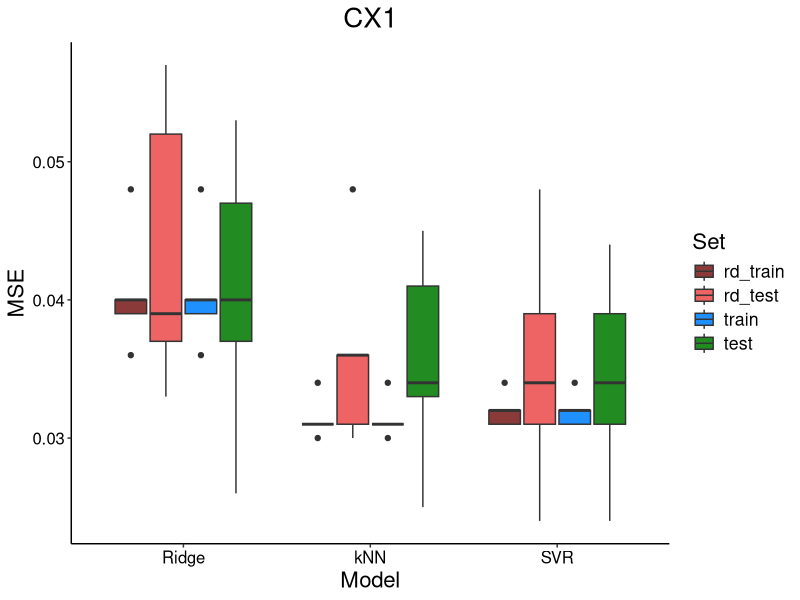
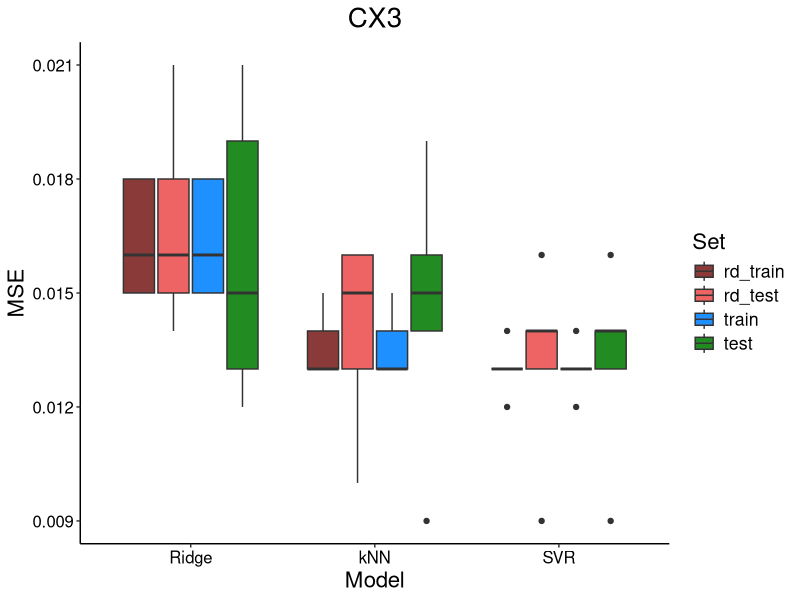
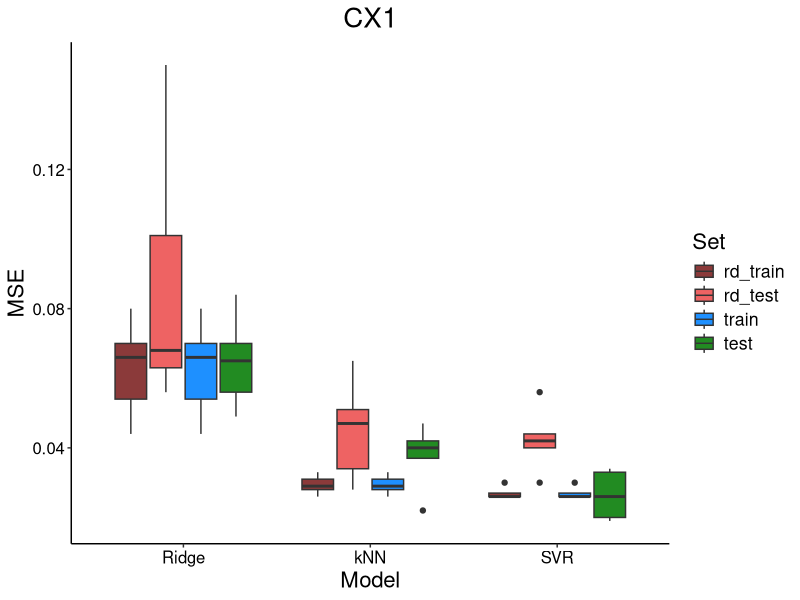
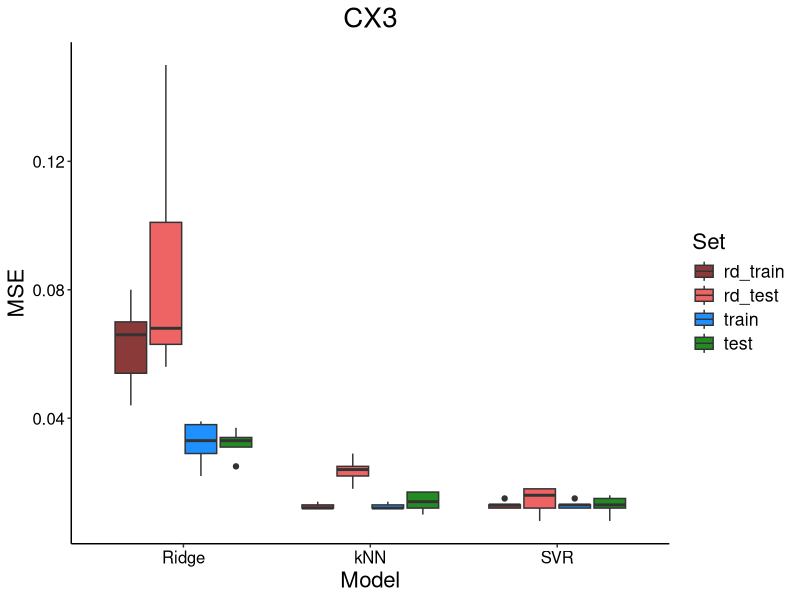

These charts were generated, in order, by the following R code:
###function design plot
box_mse <- function(data,name,tittle){
  data$Set <- factor(data$Set, levels = c('rd_train','rd_test','train','test'))
  data$Model <- factor(data$Model, levels = c('Ridge','kNN','SVR'))
  require(ggplot2)
  pdf(file = name)
  p <- ggplot(data = data, aes(x=Model, y=Values)) + geom_boxplot(aes(fill=Set)) +
    scale_fill_manual(values=c('indianred4','indianred2',"#1E90FF","#228B22", "#56B4E9")) +
    scale_y_continuous(name = 'MSE') +
    scale_x_discrete(name = "Model") +
    ggtitle(tittle) +
    theme(axis.line.x = element_line(size = 0.5, colour = "black"),
          axis.line.y = element_line(size = 0.5, colour = "black"),
          axis.line = element_line(size=1, colour = "black"),
          panel.grid.major = element_blank(),
          panel.grid.minor = element_blank(),
          panel.border = element_blank(),
          panel.background = element_blank(),
          plot.title=element_text(size = 20, hjust = 0.5),
          text=element_text(size = 16),
          axis.text.x=element_text(colour="black", size = 12),
          axis.text.y=element_text(colour="black", size = 12))
  plot(p)
  dev.off()
}

####################################################
###############  METHILATION ######################
####################################################

### MSE SCORE ###

## SIGNATURE 1

# rd train 
r_rd_tr <- c(-0.040,-0.036,-0.040,-0.048,-0.039)
k_rd_tr <- c(-0.031,-0.031,-0.030,-0.034,-0.031)
s_rd_tr <- c(-0.032,-0.031,-0.032,-0.034,-0.031)
# rd test
r_rd_te <- c(0.037,0.057,0.052,0.039,0.033)
k_rd_te <- c(0.031,0.048,0.036,0.030,0.036)
s_rd_te <- c(0.031,0.048,0.034,0.024,0.039)
#train 
r_tr <- c(-0.040,-0.036,-0.040,-0.048,-0.039)
k_tr <- c(-0.031,-0.031,-0.030,-0.034,-0.031)
s_tr <- c(-0.032,-0.031,-0.032,-0.034,-0.031)
#test
r_te <- c(0.037,0.047,0.040,0.026,0.053)
k_te <- c(0.033,0.045,0.034,0.025,0.041)
s_te <- c(0.031,0.044,0.034,0.024,0.039)

Set <- c('rd_train','rd_train','rd_train','rd_train','rd_train','rd_train','rd_train','rd_train','rd_train','rd_train','rd_train','rd_train','rd_train','rd_train','rd_train','rd_test','rd_test','rd_test','rd_test','rd_test','rd_test','rd_test','rd_test','rd_test','rd_test','rd_test','rd_test','rd_test','rd_test','rd_test','train','train','train','train','train','train','train','train','train','train','train','train','train','train','train','test','test','test','test','test','test','test','test','test','test','test','test','test','test','test')
Values <- abs(c(r_rd_tr,k_rd_tr,s_rd_tr,r_rd_te,k_rd_te,s_rd_te,r_tr,k_tr,s_tr,r_te,k_te,s_te))
Model <- c('Ridge','Ridge','Ridge','Ridge','Ridge','kNN','kNN','kNN','kNN','kNN','SVR','SVR','SVR','SVR','SVR','Ridge','Ridge','Ridge','Ridge','Ridge','kNN','kNN','kNN','kNN','kNN','SVR','SVR','SVR','SVR','SVR','Ridge','Ridge','Ridge','Ridge','Ridge','kNN','kNN','kNN','kNN','kNN','SVR','SVR','SVR','SVR','SVR','Ridge','Ridge','Ridge','Ridge','Ridge','kNN','kNN','kNN','kNN','kNN','SVR','SVR','SVR','SVR','SVR')

cx1 <- data.frame(Set,Model,Values)

box_mse(cx1,'CX1_MSE.pdf','CX1')

## SIGNATURE 3

# rd train 
r_rd_tr <- c(-0.018,-0.015,-0.016,-0.018,-0.015)
k_rd_tr <- c(-0.015,-0.013,-0.013,-0.014,-0.013)
s_rd_tr <- c(-0.014,-0.013,-0.013,-0.013,-0.012)
# rd test
r_rd_te <- c(0.015,0.016,0.014,0.018,0.021)
k_rd_te <- c(0.010,0.016,0.013,0.015,0.016)
s_rd_te <- c(0.009,0.014,0.013,0.014,0.016)
#train 
r_tr <- c(-0.018,-0.015,-0.016,-0.018,-0.015)
k_tr <- c(-0.015,-0.013,-0.013,-0.014,-0.013)
s_tr <- c(-0.014,-0.013,-0.013,-0.013,-0.012)
#test
r_te <- c(0.012,0.019,0.013,0.015,0.021)
k_te <- c(0.009,0.015,0.014,0.016,0.019)
s_te <- c(0.009,0.014,0.013,0.014,0.016)

Set <- c('rd_train','rd_train','rd_train','rd_train','rd_train','rd_train','rd_train','rd_train','rd_train','rd_train','rd_train','rd_train','rd_train','rd_train','rd_train','rd_test','rd_test','rd_test','rd_test','rd_test','rd_test','rd_test','rd_test','rd_test','rd_test','rd_test','rd_test','rd_test','rd_test','rd_test','train','train','train','train','train','train','train','train','train','train','train','train','train','train','train','test','test','test','test','test','test','test','test','test','test','test','test','test','test','test')
Values <- abs(c(r_rd_tr,k_rd_tr,s_rd_tr,r_rd_te,k_rd_te,s_rd_te,r_tr,k_tr,s_tr,r_te,k_te,s_te))
Model <- c('Ridge','Ridge','Ridge','Ridge','Ridge','kNN','kNN','kNN','kNN','kNN','SVR','SVR','SVR','SVR','SVR','Ridge','Ridge','Ridge','Ridge','Ridge','kNN','kNN','kNN','kNN','kNN','SVR','SVR','SVR','SVR','SVR','Ridge','Ridge','Ridge','Ridge','Ridge','kNN','kNN','kNN','kNN','kNN','SVR','SVR','SVR','SVR','SVR','Ridge','Ridge','Ridge','Ridge','Ridge','kNN','kNN','kNN','kNN','kNN','SVR','SVR','SVR','SVR','SVR')

cx3 <- data.frame(Set,Model,Values)


box_mse(cx3,'CX3_MSE.pdf','CX3')

####################################################
###############  CNP    ############################
####################################################

### MSE SCORE ###

## SIGNATURE 1

# rd train 
r_rd_tr <- c(-0.080,-0.044,-0.054,-0.070,-0.066)
k_rd_tr <- c(-0.033,-0.026,-0.031,-0.029,-0.028)
s_rd_tr <- c(-0.027,-0.026,-0.030,-0.026,-0.026)
# rd test
r_rd_te <- c(0.056,0.068,0.150,0.101,0.063)
k_rd_te <- c(0.034,0.051,0.047,0.028,0.065)
s_rd_te <- c(0.030,0.056,0.040,0.044,0.042)
#train 
r_tr <- c(-0.080,-0.044,-0.054,-0.070,-0.066)
k_tr <- c(-0.033,-0.026,-0.031,-0.029,-0.028)
s_tr <- c(-0.027,-0.026,-0.030,-0.026,-0.026)
#test
r_te <- c(0.056,0.049,0.084,0.070,0.065)
k_te <- c(0.022,0.040,0.042,0.037,0.047)
s_te <- c(0.019,0.033,0.020,0.026,0.034)

Set <- c('rd_train','rd_train','rd_train','rd_train','rd_train','rd_train','rd_train','rd_train','rd_train','rd_train','rd_train','rd_train','rd_train','rd_train','rd_train','rd_test','rd_test','rd_test','rd_test','rd_test','rd_test','rd_test','rd_test','rd_test','rd_test','rd_test','rd_test','rd_test','rd_test','rd_test','train','train','train','train','train','train','train','train','train','train','train','train','train','train','train','test','test','test','test','test','test','test','test','test','test','test','test','test','test','test')
Values <- abs(c(r_rd_tr,k_rd_tr,s_rd_tr,r_rd_te,k_rd_te,s_rd_te,r_tr,k_tr,s_tr,r_te,k_te,s_te))
Model <- c('Ridge','Ridge','Ridge','Ridge','Ridge','kNN','kNN','kNN','kNN','kNN','SVR','SVR','SVR','SVR','SVR','Ridge','Ridge','Ridge','Ridge','Ridge','kNN','kNN','kNN','kNN','kNN','SVR','SVR','SVR','SVR','SVR','Ridge','Ridge','Ridge','Ridge','Ridge','kNN','kNN','kNN','kNN','kNN','SVR','SVR','SVR','SVR','SVR','Ridge','Ridge','Ridge','Ridge','Ridge','kNN','kNN','kNN','kNN','kNN','SVR','SVR','SVR','SVR','SVR')

cx1 <- data.frame(Set,Model,Values)


box_mse(cx1,'CX1_MSE_CNP.pdf','CX1')

## SIGNATURE 3

# rd train 
r_rd_tr <- c(-0.080,-0.044,-0.054,-0.070,-0.066)
k_rd_tr <- c(-0.012,-0.012,-0.014,-0.012,-0.013)
s_rd_tr <- c(-0.013,-0.012,-0.015,-0.012,-0.013)
# rd test
r_rd_te <- c(0.056,0.068,0.150,0.101,0.063)
k_rd_te <- c(0.022,0.018,0.024,0.025,0.029)
s_rd_te <- c(0.016,0.018,0.008,0.018,0.012)
#train 
r_tr <- c(-0.039,-0.022,-0.033,-0.029,-0.038)
k_tr <- c(-0.012,-0.012,-0.014,-0.012,-0.013)
s_tr <- c(-0.013,-0.012,-0.015,-0.012,-0.013)
#test
r_te <- c(0.025,0.034,0.033,0.037,0.031)
k_te <- c(0.017,0.014,0.010,0.017,0.012)
s_te <- c(0.016,0.013,0.008,0.015,0.012)



Set <- c('rd_train','rd_train','rd_train','rd_train','rd_train','rd_train','rd_train','rd_train','rd_train','rd_train','rd_train','rd_train','rd_train','rd_train','rd_train','rd_test','rd_test','rd_test','rd_test','rd_test','rd_test','rd_test','rd_test','rd_test','rd_test','rd_test','rd_test','rd_test','rd_test','rd_test','train','train','train','train','train','train','train','train','train','train','train','train','train','train','train','test','test','test','test','test','test','test','test','test','test','test','test','test','test','test')
Values <- abs(c(r_rd_tr,k_rd_tr,s_rd_tr,r_rd_te,k_rd_te,s_rd_te,r_tr,k_tr,s_tr,r_te,k_te,s_te))
Model <- c('Ridge','Ridge','Ridge','Ridge','Ridge','kNN','kNN','kNN','kNN','kNN','SVR','SVR','SVR','SVR','SVR','Ridge','Ridge','Ridge','Ridge','Ridge','kNN','kNN','kNN','kNN','kNN','SVR','SVR','SVR','SVR','SVR','Ridge','Ridge','Ridge','Ridge','Ridge','kNN','kNN','kNN','kNN','kNN','SVR','SVR','SVR','SVR','SVR','Ridge','Ridge','Ridge','Ridge','Ridge','kNN','kNN','kNN','kNN','kNN','SVR','SVR','SVR','SVR','SVR')

cx3 <- data.frame(Set,Model,Values)


box_mse(cx3,'CX3_MSE_CNP.pdf','CX3')
